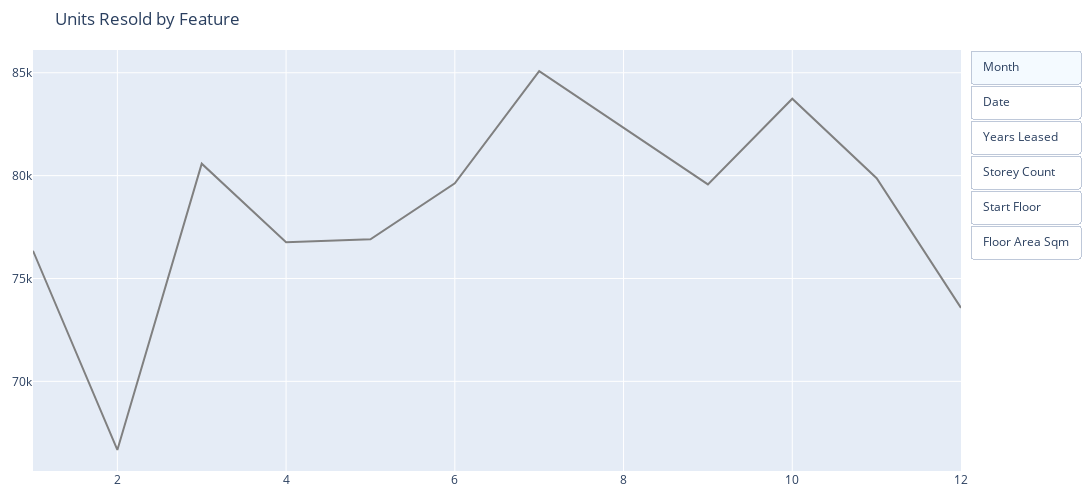

The code cell stored with this chart in its notebook:
### Code cell
num_vars = ['month', 'date', 'years_leased', 'storey_count', 'start_floor', 'floor_area_sqm']

# Plot units resold per num_var
fig = go.Figure()
buttons = []

for i, num_var in enumerate(num_vars):
    df_g = df.groupby([num_var]).size().reset_index(name='count')

    # If the num_var is datetime, sort set tick format
    if pd.api.types.is_datetime64_any_dtype(df[num_var]):
        df_g.sort_values(by=num_var, inplace=True)
        tick_format = "%Y"
    else:
        tick_format = None

    fig.add_trace(go.Scatter(
        x=df_g[num_var],
        y=df_g['count'],
        mode='lines',
        name=num_var,
        visible=(i==0),
        line=dict(color='gray'),
        ))

    # Dropdown button per trace
    button = dict(
        label=num_var.replace('_', ' ').title(),
        method='update',
        args=[{'visible': [j == i for j in range(len(num_vars))]},
              {'xaxis': {'tickformat': tick_format}}]
    )
    buttons.append(button)

# Add dropdown menu
fig.update_layout(
    updatemenus=[
        dict(
            active=0,
            buttons=buttons,
            x=1.01,
            y=1,
            xanchor='left',
            yanchor='top',
            direction='down',
            type='buttons'
        )
    ],
    autosize=False,
    width=1100,
    height=500,
    margin=dict(l=20, r=20, t=50, b=20),
    title='Units Resold by Feature'
)

fig.show()

### Figure 1 — Plotly figure (JSON) as saved in the notebook; plotly's stock layout.template omitted (floating-point values rounded to 4 significant figures; data arrays with more than 128 entries replaced by an {"elided": "..."} marker saying what was removed)
{"data": [{"line": {"color": "gray"}, "mode": "lines", "name": "month", "type": "scatter", "visible": true, "x": [1, 2, 3, 4, 5, 6, 7, 8, 9, 10, 11, 12], "y": [76346, 66665, 80581, 76760, 76902, 79629, 85084, 82325, 79577, 83739, 79873, 73573]}, {"line": {"color": "gray"}, "mode": "lines", "name": "date", "type": "scatter", "visible": false, "x": {"elided": "419 str values"}, "y": {"elided": "419 int values"}}, {"line": {"color": "gray"}, "mode": "lines", "name": "years_leased", "type": "scatter", "visible": false, "x": [0, 1, 2, 3, 4, 5, 6, 7, 8, 9, 10, 11, 12, 13, 14, 15, 16, 17, 18, 19, 20, 21, 22, 23, 24, 25, 26, 27, 28, 29, 30, 31, 32, 33, 34, 35, 36, 37, 38, 39, 40, 41, 42, 43, 44, 45, 46, 47, 48, 49, 50, 51, 52, 53, 54, 55, 56, 57, 58], "y": [100, 211, 533, 9181, 50562, 51790, 38898, 32657, 31495, 33250, 34515, 34265, 33614, 34431, 34321, 31450, 29961, 29193, 28697, 28134, 28379, 27582, 25450, 24385, 22549, 21612, 19681, 18150, 16777, 15504, 14617, 14120, 13068, 12452, 12122, 11352, 10722, 9488, 8658, 7688, 6262, 5085, 4619, 4393, 3836, 3207, 2716, 2075, 1735, 1324, 1092, 801, 749, 592, 462, 245, 129, 116, 2]}, {"line": {"color": "gray"}, "mode": "lines", "name": "storey_count", "type": "scatter", "visible": false, "x": [2, 4], "y": [934216, 6838]}, {"line": {"color": "gray"}, "mode": "lines", "name": "start_floor", "type": "scatter", "visible": false, "x": [1, 4, 6, 7, 10, 11, 13, 16, 19, 21, 22, 25, 26, 28, 31, 34, 36, 37, 40, 43, 46, 49], "y": [191683, 235787, 2474, 213017, 181393, 1259, 63413, 25059, 11716, 92, 7594, 3563, 39, 1721, 682, 624, 7, 536, 256, 68, 53, 18]}, {"line": {"color": "gray"}, "mode": "lines", "name": "floor_area_sqm", "type": "scatter", "visible": false, "x": {"elided": "218 float values"}, "y": {"elided": "218 int values"}}], "layout": {"autosize": false, "height": 500, "margin": {"b": 20, "l": 20, "r": 20, "t": 50}, "title": {"text": "Units Resold by Feature"}, "updatemenus": [{"active": 0, "buttons": [{"args": [{"visible": [true, false, false, false, false, false]}, {"xaxis": {"tickformat": null}}], "label": "Month", "method": "update"}, {"args": [{"visible": [false, true, false, false, false, false]}, {"xaxis": {"tickformat": "%Y"}}], "label": "Date", "method": "update"}, {"args": [{"visible": [false, false, true, false, false, false]}, {"xaxis": {"tickformat": null}}], "label": "Years Leased", "method": "update"}, {"args": [{"visible": [false, false, false, true, false, false]}, {"xaxis": {"tickformat": null}}], "label": "Storey Count", "method": "update"}, {"args": [{"visible": [false, false, false, false, true, false]}, {"xaxis": {"tickformat": null}}], "label": "Start Floor", "method": "update"}, {"args": [{"visible": [false, false, false, false, false, true]}, {"xaxis": {"tickformat": null}}], "label": "Floor Area Sqm", "method": "update"}], "direction": "down", "type": "buttons", "x": 1.01, "xanchor": "left", "y": 1, "yanchor": "top"}], "width": 1100}}
